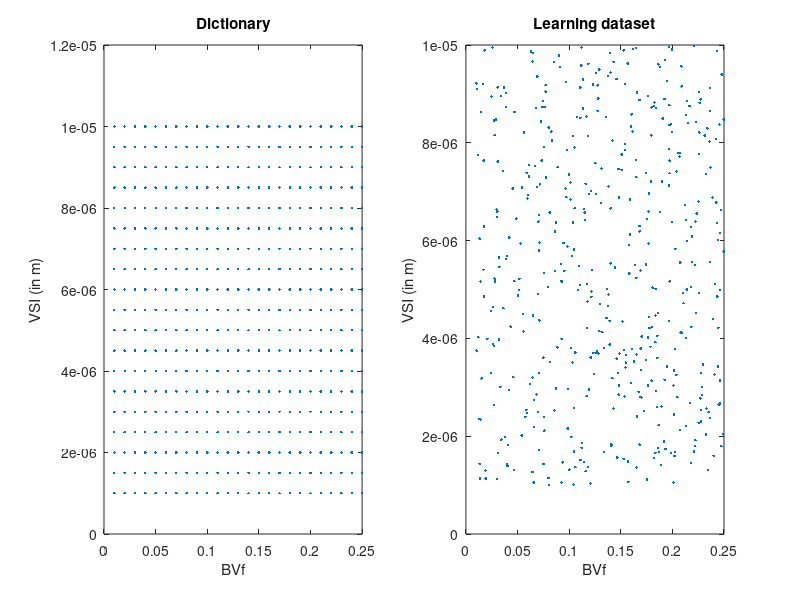

This figure's MATLAB source:


grid_bvf        = 0.01:0.01:0.25;
grid_vsi        = 1e-6:5*1e-7:1e-5;
[Xgrid, Ygrid]  = meshgrid(grid_bvf, grid_vsi);

rand_bvf        = 0.01 + 0.24   * rand(1, size(Xgrid,1) * size(Xgrid,2));
rand_vsi        = 1e-6 + 9*1e-6 * rand(1, size(Xgrid,1) * size(Xgrid,2));

figure
subplot(121); plot(reshape(Xgrid,1,[]), reshape(Ygrid,1,[]), '.', 'LineWidth', 2)
xlabel('BVf'); ylabel('VSI (in m)')
title('Dictionary')
subplot(122); plot(rand_bvf, rand_vsi, '.', 'LineWidth', 2)
xlabel('BVf'); ylabel('VSI (in m)')
title('Learning dataset')